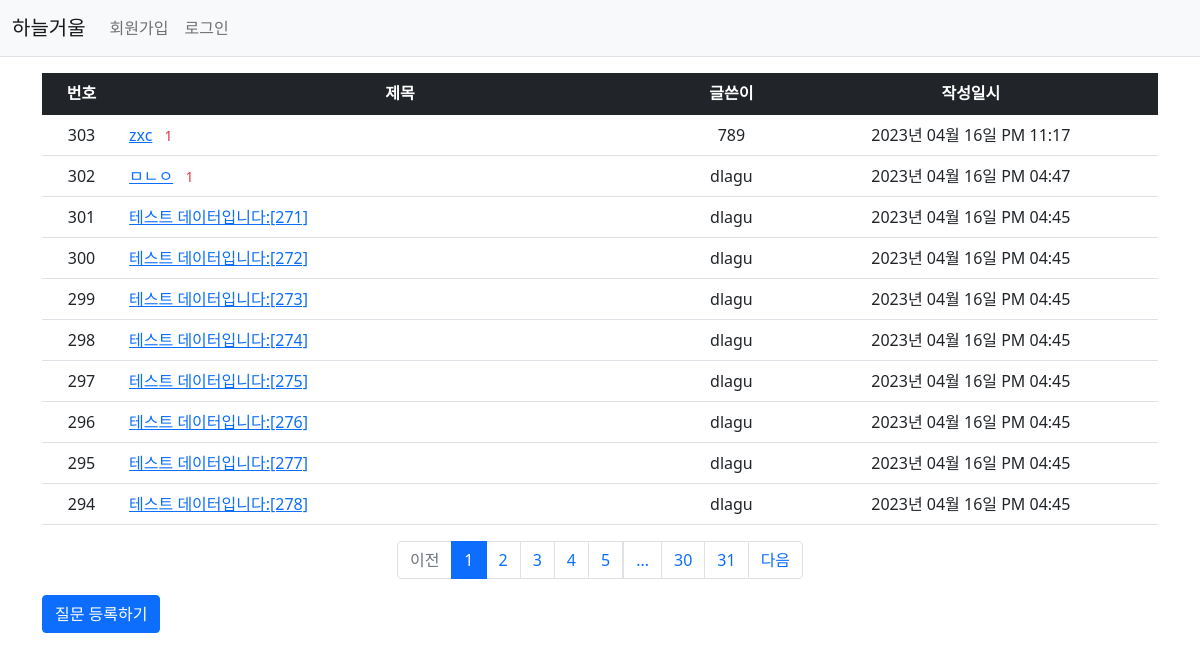
Page /question/list/ on the earlier database version.
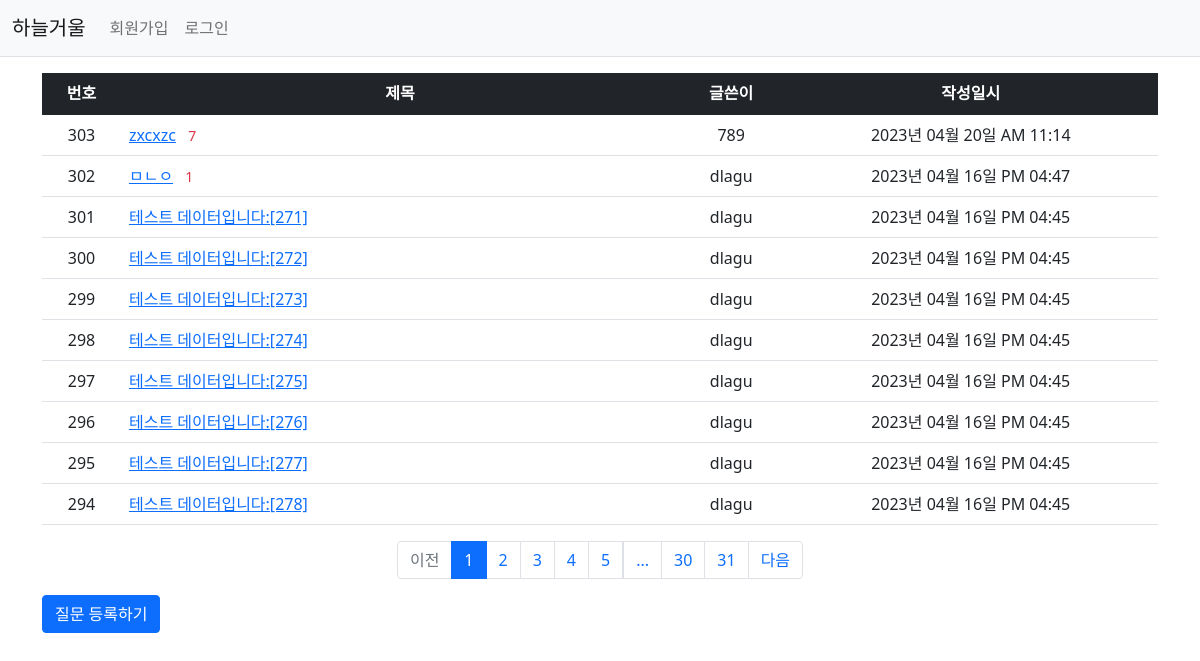
Same page on the later database version.
### pybo/models.py (models this page shows)
class Question(db.Model):
    id = db.Column(db.Integer, primary_key=True)
    subject = db.Column(db.String(200), nullable=False)
    content = db.Column(db.Text(), nullable=False)
    create_date = db.Column(db.DateTime(), nullable=False)
    user_id = db.Column(db.Integer, db.ForeignKey('user.id', ondelete='CASCADE'), nullable=False)
    user = db.relationship('User', backref=db.backref('question_set'))
    modify_date = db.Column(db.DateTime(), nullable=True)
    voter = db.relationship('User', secondary=question_voter, backref=db.backref('question_voter_set'))

class User(db.Model):
    id = db.Column(db.Integer, primary_key=True)
    username = db.Column(db.String(150), unique=True, nullable=False)
    password = db.Column(db.String(200), nullable=False)
    email = db.Column(db.String(120), unique=True, nullable=False)

### pybo/views/question_views.py (the view)
@bp.route('/list/')
def _list():
    page = request.args.get('page', type=int, default=1)  # 페이지
    question_list = Question.query.order_by(Question.create_date.desc())
    question_list = question_list.paginate(page=page, per_page=10)
    return render_template('question/question_list.html', question_list=question_list)

### pybo/filter.py (called while the page is built)
def format_datetime(value, fmt='%Y년 %m월 %d일 %p %I:%M'):
    return value.strftime(fmt)

### pybo/views/auth_views.py (called while the page is built)
@bp.before_app_request
def load_logged_in_user():
    user_id = session.get('user_id')
    if user_id is None:
        g.user = None
    else:
        g.user = User.query.get(user_id)

### pybo/templates/question/question_list.html
{% extends 'base.html' %}
{% block content %}
<div class="container my-3">
    <table class="table">
        <thead>
        <tr class="text-center table-dark">
            <th>번호</th>
            <th style="width:50%">제목</th>
            <th>글쓴이</th>
            <th>작성일시</th>
        </tr>
        </thead>
        <tbody>
        {% if question_list %}
        {% for question in question_list.items %}
        <tr class="text-center">
            <td>{{ question_list.total - ((question_list.page-1) * question_list.per_page) - loop.index0 }}</td>
            <td class="text-start">
                <a href="{{ url_for('question.detail', question_id=question.id) }}">{{ question.subject }}</a>
                {% if question.answer_set|length > 0 %}
                <span class="text-danger small mx-2">{{ question.answer_set|length }}</span>
                {% endif %}
            </td>
            <td>{{ question.user.username }}</td>
            <td>{{ question.create_date|datetime }}</td>
        </tr>
        {% endfor %}
        {% else %}
        <tr>
            <td colspan="3">질문이 없습니다.</td>
        </tr>
        {% endif %}
        </tbody>
    </table>
     <ul class="pagination justify-content-center">
        {% if question_list.has_prev %}
        <li class="page-item">
            <a class="page-link" href="?page={{ question_list.prev_num }}">이전</a>
        </li>
        {% else %}
        <li class="page-item disabled">
            <a class="page-link" tabindex="-1" aria-disabled="true" href="javascript:void(0)">이전</a>
        </li>
        {% endif %}
        {% for page_num in question_list.iter_pages() %}
        {% if page_num %}
        {% if page_num != question_list.page %}
        <li class="page-item">
            <a class="page-link" href="?page={{ page_num }}">{{ page_num }}</a>
        </li>
        {% else %}
        <li class="page-item active" aria-current="page">
            <a class="page-link" href="javascript:void(0)">{{ page_num }}</a>
        </li>
        {% endif %}
        {% else %}
        <li class="disabled">
            <a class="page-link" href="javascript:void(0)">...</a>
        </li>
        {% endif %}
        {% endfor %}
        {% if question_list.has_next %}
        <li class="page-item">
            <a class="page-link" href="?page={{ question_list.next_num }}">다음</a>
        </li>
        {% else %}
        <li class="page-item disabled">
            <a class="page-link" tabindex="-1" aria-disabled="true" href="javascript:void(0)">다음</a>
        </li>
        {% endif %}
    </ul>
    <a href="{{ url_for('question.create') }}" class="btn btn-primary">질문 등록하기</a>
</div>
{% endblock %}

Differences in the rows shown:
changed Question: subject "zxc" → "zxcxzc"; answer_set|length "1" → "7"; create_date "2023년 04월 16일 PM 11:17" → "2023년 04월 20일 AM 11:14"
